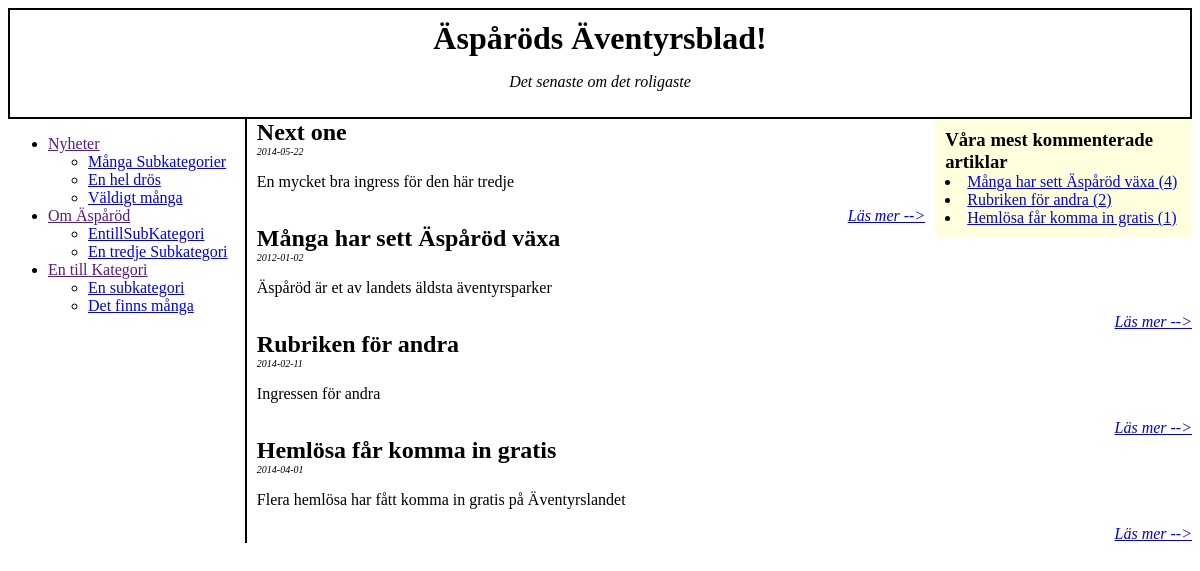
The page /webbtidning.php on the database its author committed.
### tables this page shows
create table Sub_Kategori
(SubKategoriID     int NOT NULL,
 SubKategorinamn	varchar(50),
 KategoriID			int NOT NULL,
 primary key (SubKategoriID),
 foreign key (KategoriID) references Kategori(KategoriID));

create table Kategori
(KategoriID     int NOT NULL,
 Kategorinamn	varchar(50),
 primary key (KategoriID));

create table Artikel
(Rubrik			varchar(100),
 Ingress     		varchar(200),
 Brodtext     		text,
 Datum			date,
 ArtikelID		int NOT NULL,
 SubKategoriID	int NOT NULL,
 primary key (ArtikelID),
 foreign key (SubKategoriID) references Sub_Kategori(SubKategoriID));

### webbtidning.php (the view, shortened to what this page needs)
<?php
  include('db.php');
?>
<!DOCTYPE html>
<html>
  <head>
    <link type="text/css" rel="stylesheet" href="blad.css" />
  </head>
	<body>
	<div id="toplogo">
		<h1>Äspåröds Äventyrsblad!</h1>
		<p>Det senaste om det roligaste</p>
	</div>
	<div id="lnav">
	<?php
    $sql = "select Kategorinamn, SubKategorinamn, SubKategoriID from Kategori inner join Sub_Kategori on Sub_Kategori.KategoriID=Kategori.KategoriID order by Kategori.KategoriID";
    $result = mysqli_query($link, $sql);
$owner = "";
echo("<ul>\n");
while ($row = mysqli_fetch_array($result))
{
	if (($row[0]!=$owner) && ($owner!="")){
			echo("\t</ul>\n</li>\n");
		}
	if ($row[0]!=$owner){
		echo('<li><a href="">'.$row[0]."</a>\n\t<ul>\n");
		$owner=$row[0];
	}
	echo('<li><a href="webbtidning.php?cat='.$row[2].'">'.$row[1].'</a></li>');
}
echo("\t</ul>\n</li>\n");
echo("</ul>\n");
?>
	</div>
	<div id="rightsplash">
		<h3>Våra mest kommenterade artiklar</h3>
		<?php
$link = mysqli_connect('195.178.235.60', 'm11k5638', 'jonasremgard');
$sql = "select Artikel.ArtikelID, Artikel.Datum, Artikel.Rubrik, count(Kommentar.ArtikelID) as NumberOfComments from Kommentar left join Artikel on Kommentar.ArtikelID=Artikel.ArtikelID group by Rubrik order by NumberOfComments desc limit 3";
$result = mysqli_query($link, $sql);
while ($row = mysqli_fetch_array($result))
{
	echo('<li><a href="webbartikel.php?ArtID='.$row[0].'">'.$row[2].' ('.$row[3].')</a></li>');
}
?>
	</div>
	<div id="content">
				<?php
$cat = $_GET['cat'];
if ($cat==null)
{
$sql = "select Rubrik, Ingress, Datum, ArtikelID from Artikel order by ArtikelID desc limit 5";
}
else
{
$sql = "select Rubrik, Ingress, Datum, ArtikelID from Artikel where SubKategoriID='$cat'";
}
$result = mysqli_query($link, $sql);
while ($row = mysqli_fetch_array($result))
{
	echo('<div class="newsitem">');
	echo("\t\t<h2>".$row[0]."</h2>\n");
	echo('<h3>'.$row[2].'</h3>');
	echo('<p class="ingress">'.$row[1].'</p>');
	echo('<a href="webbartikel.php?ArtID='.$row[3].'">Läs mer --></a>');
	echo('</div>');
}
?>
	</div>
	</body>
</html>

### blad.css (style rules this page uses)
h1, h2, h3, h4 { margin: 0px; }
#toplogo { border: solid black 2px; padding: 10px; text-align: center; }
#toplogo p { font-style: italic; }
#lnav { float: left; width: 20%; }
#rightsplash { float: right; width: 20%; padding: 10px; background-color: #FFD; margin-left: 10px; margin-bottom: 10px; }
#content { margin-left: 20%; padding-left: 10px; border-left: solid black 2px; }
.newsitem h3 { font-weight: normal; font-size: 10px; font-style: italic; }
.newsitem a { display: block; text-align: right; font-style: italic; }

### rows shown on the page
sub_kategori: KategoriID.Kategorinamn "Nyheter", SubKategorinamn "Många Subkategorier"
sub_kategori: SubKategorinamn "En hel drös"
sub_kategori: SubKategorinamn "Väldigt många"
sub_kategori: KategoriID.Kategorinamn "Om Äspåröd", SubKategorinamn "EntillSubKategori"
sub_kategori: SubKategorinamn "En tredje Subkategori"
sub_kategori: KategoriID.Kategorinamn "En till Kategori", SubKategorinamn "En subkategori"
sub_kategori: SubKategorinamn "Det finns många"
artikel: Rubrik "Många har sett Äspåröd växa", row "4", Datum "2012-01-02", Ingress "Äspåröd är et av landets äldsta äventyrsparker"
artikel: Rubrik "Rubriken för andra", row "2", Datum "2014-02-11", Ingress "Ingressen för andra"
artikel: Rubrik "Hemlösa får komma in gratis", row "1", Datum "2014-04-01", Ingress "Flera hemlösa har fått komma in gratis på Äventyrslandet"
artikel: Rubrik "Next one", Datum "2014-05-22", Ingress "En mycket bra ingress för den här tredje"
